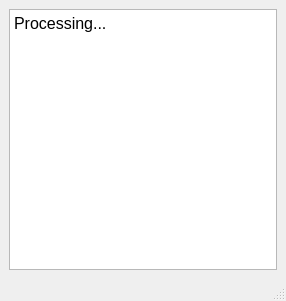
<?xml version="1.0" encoding="UTF-8"?>
<ui version="4.0">
 <class>MainWindow</class>
 <widget class="QMainWindow" name="MainWindow">
  <property name="geometry">
   <rect>
    <x>0</x>
    <y>0</y>
    <width>286</width>
    <height>301</height>
   </rect>
  </property>
  <property name="windowTitle">
   <string>MainWindow</string>
  </property>
  <widget class="QWidget" name="centralwidget">
   <layout class="QVBoxLayout" name="verticalLayout">
    <item>
     <widget class="QTextEdit" name="textEdit">
      <property name="html">
       <string>&lt;!DOCTYPE HTML PUBLIC &quot;-//W3C//DTD HTML 4.0//EN&quot; &quot;http://www.w3.org/TR/REC-html40/strict.dtd&quot;&gt;
&lt;html&gt;&lt;head&gt;&lt;meta name=&quot;qrichtext&quot; content=&quot;1&quot; /&gt;&lt;style type=&quot;text/css&quot;&gt;
p, li { white-space: pre-wrap; }
&lt;/style&gt;&lt;/head&gt;&lt;body style=&quot; font-family:'MS Shell Dlg 2'; font-size:8.25pt; font-weight:400; font-style:normal;&quot;&gt;
&lt;p style=&quot; margin-top:0px; margin-bottom:0px; margin-left:0px; margin-right:0px; -qt-block-indent:0; text-indent:0px;&quot;&gt;&lt;span style=&quot; font-family:'MS Shell Dlg 2'; font-size:12pt;&quot;&gt;Processing...&lt;/span&gt;&lt;/p&gt;&lt;/body&gt;&lt;/html&gt;</string>
      </property>
     </widget>
    </item>
   </layout>
  </widget>
  <widget class="QMenuBar" name="menubar">
   <property name="geometry">
    <rect>
     <x>0</x>
     <y>0</y>
     <width>286</width>
     <height>21</height>
    </rect>
   </property>
  </widget>
  <widget class="QStatusBar" name="statusbar"/>
 </widget>
 <resources/>
 <connections/>
</ui>
